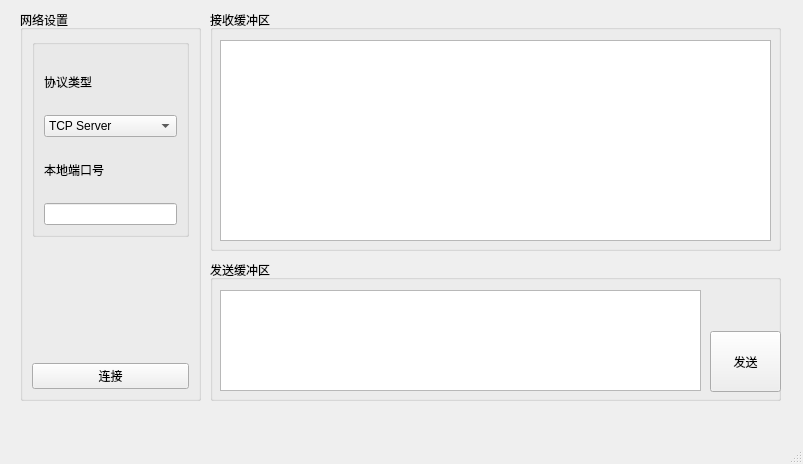
<?xml version="1.0" encoding="UTF-8"?>
<ui version="4.0">
 <class>MainWindow</class>
 <widget class="QMainWindow" name="MainWindow">
  <property name="geometry">
   <rect>
    <x>0</x>
    <y>0</y>
    <width>803</width>
    <height>464</height>
   </rect>
  </property>
  <property name="windowTitle">
   <string>MainWindow</string>
  </property>
  <widget class="QWidget" name="centralwidget">
   <widget class="QGroupBox" name="groupBox">
    <property name="geometry">
     <rect>
      <x>20</x>
      <y>10</y>
      <width>181</width>
      <height>391</height>
     </rect>
    </property>
    <property name="title">
     <string>网络设置</string>
    </property>
    <layout class="QVBoxLayout" name="verticalLayout">
     <item>
      <widget class="QGroupBox" name="groupBox_4">
       <property name="enabled">
        <bool>true</bool>
       </property>
       <property name="title">
        <string/>
       </property>
       <layout class="QVBoxLayout" name="verticalLayout_2">
        <item>
         <widget class="QLabel" name="label">
          <property name="text">
           <string>协议类型</string>
          </property>
         </widget>
        </item>
        <item>
         <widget class="QComboBox" name="comboBox">
          <item>
           <property name="text">
            <string>TCP Server</string>
           </property>
          </item>
          <item>
           <property name="text">
            <string>TCP Client</string>
           </property>
          </item>
          <item>
           <property name="text">
            <string>UDP Server</string>
           </property>
          </item>
          <item>
           <property name="text">
            <string>UDP Client</string>
           </property>
          </item>
         </widget>
        </item>
        <item>
         <widget class="QLabel" name="label_2">
          <property name="text">
           <string>本地端口号</string>
          </property>
         </widget>
        </item>
        <item>
         <widget class="QLineEdit" name="P"/>
        </item>
       </layout>
      </widget>
     </item>
     <item>
      <spacer name="horizontalSpacer_7">
       <property name="orientation">
        <enum>Qt::Horizontal</enum>
       </property>
       <property name="sizeHint" stdset="0">
        <size>
         <width>122</width>
         <height>20</height>
        </size>
       </property>
      </spacer>
     </item>
     <item>
      <spacer name="horizontalSpacer_9">
       <property name="orientation">
        <enum>Qt::Horizontal</enum>
       </property>
       <property name="sizeHint" stdset="0">
        <size>
         <width>122</width>
         <height>20</height>
        </size>
       </property>
      </spacer>
     </item>
     <item>
      <spacer name="horizontalSpacer_4">
       <property name="orientation">
        <enum>Qt::Horizontal</enum>
       </property>
       <property name="sizeHint" stdset="0">
        <size>
         <width>122</width>
         <height>20</height>
        </size>
       </property>
      </spacer>
     </item>
     <item>
      <spacer name="horizontalSpacer_8">
       <property name="orientation">
        <enum>Qt::Horizontal</enum>
       </property>
       <property name="sizeHint" stdset="0">
        <size>
         <width>122</width>
         <height>20</height>
        </size>
       </property>
      </spacer>
     </item>
     <item>
      <spacer name="horizontalSpacer_10">
       <property name="orientation">
        <enum>Qt::Horizontal</enum>
       </property>
       <property name="sizeHint" stdset="0">
        <size>
         <width>122</width>
         <height>20</height>
        </size>
       </property>
      </spacer>
     </item>
     <item>
      <spacer name="horizontalSpacer_5">
       <property name="orientation">
        <enum>Qt::Horizontal</enum>
       </property>
       <property name="sizeHint" stdset="0">
        <size>
         <width>122</width>
         <height>20</height>
        </size>
       </property>
      </spacer>
     </item>
     <item>
      <widget class="QPushButton" name="pushButton_2">
       <property name="text">
        <string>连接</string>
       </property>
      </widget>
     </item>
    </layout>
   </widget>
   <widget class="QGroupBox" name="groupBox_2">
    <property name="geometry">
     <rect>
      <x>210</x>
      <y>10</y>
      <width>571</width>
      <height>241</height>
     </rect>
    </property>
    <property name="title">
     <string>接收缓冲区</string>
    </property>
    <widget class="QTextBrowser" name="textBrowser">
     <property name="geometry">
      <rect>
       <x>10</x>
       <y>30</y>
       <width>551</width>
       <height>201</height>
      </rect>
     </property>
    </widget>
   </widget>
   <widget class="QGroupBox" name="groupBox_3">
    <property name="geometry">
     <rect>
      <x>210</x>
      <y>260</y>
      <width>571</width>
      <height>141</height>
     </rect>
    </property>
    <property name="title">
     <string>发送缓冲区</string>
    </property>
    <widget class="QTextEdit" name="textEdit">
     <property name="geometry">
      <rect>
       <x>10</x>
       <y>30</y>
       <width>481</width>
       <height>101</height>
      </rect>
     </property>
    </widget>
    <widget class="QPushButton" name="pushButton_3">
     <property name="geometry">
      <rect>
       <x>500</x>
       <y>71</y>
       <width>71</width>
       <height>61</height>
      </rect>
     </property>
     <property name="text">
      <string>发送</string>
     </property>
    </widget>
   </widget>
  </widget>
  <widget class="QStatusBar" name="statusbar"/>
 </widget>
 <resources/>
 <connections/>
</ui>
